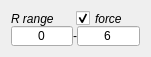
     <widget class="QWidget" name="verticalLayoutWidget_12">
      <property name="geometry">
       <rect>
        <x>380</x>
        <y>720</y>
        <width>151</width>
        <height>41</height>
       </rect>
      </property>
      <layout class="QVBoxLayout" name="verticalLayout_10">
       <property name="spacing">
        <number>0</number>
       </property>
       <item>
        <layout class="QHBoxLayout" name="horizontalLayout_19">
         <item>
          <widget class="QLabel" name="label_23">
           <property name="maximumSize">
            <size>
             <width>16777215</width>
             <height>15</height>
            </size>
           </property>
           <property name="font">
            <font>
             <italic>true</italic>
            </font>
           </property>
           <property name="text">
            <string>R range</string>
           </property>
          </widget>
         </item>
         <item>
          <layout class="QHBoxLayout" name="horizontalLayout_20">
           <item>
            <widget class="QCheckBox" name="checkBox_force_range_R">
             <property name="maximumSize">
              <size>
               <width>16777215</width>
               <height>15</height>
              </size>
             </property>
             <property name="font">
              <font>
               <italic>true</italic>
              </font>
             </property>
             <property name="text">
              <string>force</string>
             </property>
             <property name="checked">
              <bool>true</bool>
             </property>
            </widget>
           </item>
          </layout>
         </item>
        </layout>
       </item>
       <item>
        <layout class="QHBoxLayout" name="horizontalLayout_21">
         <item>
          <widget class="QLineEdit" name="lineEdit_range_R_lo">
           <property name="maximumSize">
            <size>
             <width>16777215</width>
             <height>20</height>
            </size>
           </property>
           <property name="text">
            <string>0</string>
           </property>
           <property name="alignment">
            <set>Qt::AlignCenter</set>
           </property>
          </widget>
         </item>
         <item>
          <widget class="QLabel" name="label_25">
           <property name="maximumSize">
            <size>
             <width>16777215</width>
             <height>15</height>
            </size>
           </property>
           <property name="text">
            <string>-</string>
           </property>
          </widget>
         </item>
         <item>
          <widget class="QLineEdit" name="lineEdit_range_R_hi">
           <property name="maximumSize">
            <size>
             <width>16777215</width>
             <height>20</height>
            </size>
           </property>
           <property name="text">
            <string>6</string>
           </property>
           <property name="alignment">
            <set>Qt::AlignCenter</set>
           </property>
          </widget>
         </item>
        </layout>
       </item>
      </layout>
     </widget>
